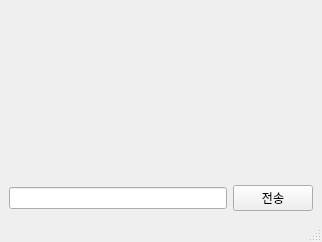
<?xml version="1.0" encoding="UTF-8"?>
<ui version="4.0">
 <class>MainWindow</class>
 <widget class="QMainWindow" name="MainWindow">
  <property name="geometry">
   <rect>
    <x>0</x>
    <y>0</y>
    <width>322</width>
    <height>242</height>
   </rect>
  </property>
  <property name="windowTitle">
   <string>Client</string>
  </property>
  <widget class="QWidget" name="centralwidget">
   <layout class="QGridLayout" name="gridLayout">
    <item row="0" column="0">
     <layout class="QVBoxLayout" name="verticalLayout">
      <item>
       <widget class="QLabel" name="label_1">
        <property name="text">
         <string/>
        </property>
       </widget>
      </item>
      <item>
       <widget class="QLabel" name="label_2">
        <property name="text">
         <string/>
        </property>
       </widget>
      </item>
      <item>
       <widget class="QLabel" name="label_3">
        <property name="text">
         <string/>
        </property>
       </widget>
      </item>
      <item>
       <widget class="QLabel" name="label_4">
        <property name="text">
         <string/>
        </property>
       </widget>
      </item>
      <item>
       <widget class="QLabel" name="label_5">
        <property name="text">
         <string/>
        </property>
       </widget>
      </item>
      <item>
       <layout class="QHBoxLayout" name="horizontalLayout">
        <item>
         <widget class="QLineEdit" name="lineEdit"/>
        </item>
        <item>
         <widget class="QPushButton" name="pushButton">
          <property name="text">
           <string>전송</string>
          </property>
         </widget>
        </item>
       </layout>
      </item>
     </layout>
    </item>
   </layout>
  </widget>
  <widget class="QMenuBar" name="menubar">
   <property name="geometry">
    <rect>
     <x>0</x>
     <y>0</y>
     <width>322</width>
     <height>22</height>
    </rect>
   </property>
  </widget>
  <widget class="QStatusBar" name="statusbar"/>
 </widget>
 <resources/>
 <connections/>
</ui>
